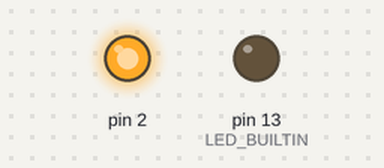
A sketch run on a simulated Arduino Uno, built with avr-gcc and run on an emulated ATmega328P. On the bench: output pins drawn as LEDs (lit = HIGH).

Above: at 0.5 s.
At 3.5 s:
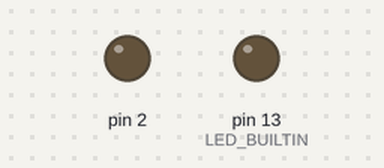
At 6.5 s:
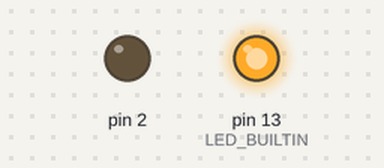
Timing chart, 0 to 10.4 s (numbered marks = the images above):
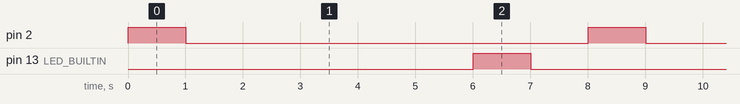

The sketch:

sketch_jun19a.ino
```cpp
void setup() {
  // put your setup code here, to run once:
  pinMode(2, OUTPUT);
  pinMode(LED_BUILTIN, OUTPUT);
}

void loop() {
  // put your main code here, to run repeatedly:
  digitalWrite(2, HIGH);
  delay(1000);
  digitalWrite(2, LOW);
  delay(5000);

  digitalWrite(LED_BUILTIN, HIGH);
  delay(1000);
  digitalWrite(LED_BUILTIN, LOW);
  delay(1000);
}
```

Measured:
- by itself, pin 2, pin 13 (LED_BUILTIN): alternates HIGH for 1.0 s and LOW for 7.0 s
- by itself, everything shown: repeats every 8.0 s, in 4 steps
